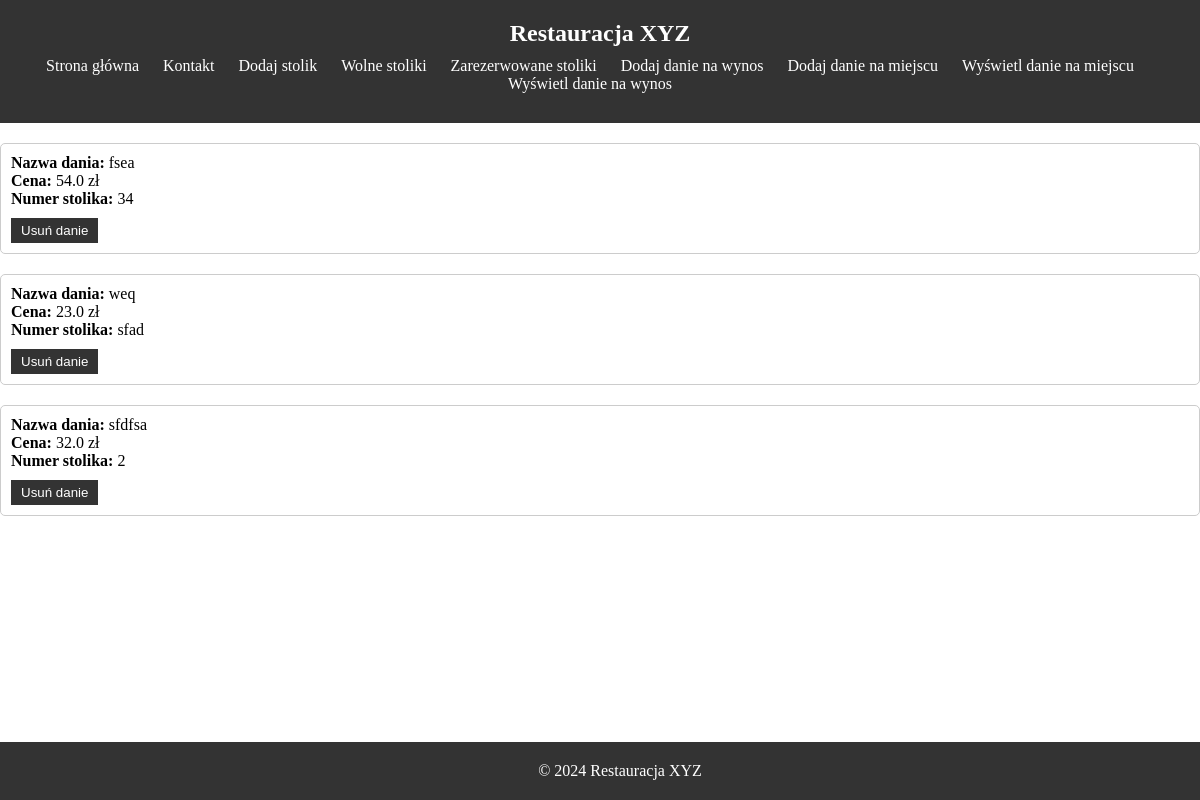
The page /wyswietl_na_miejscu on the database as committed earlier.
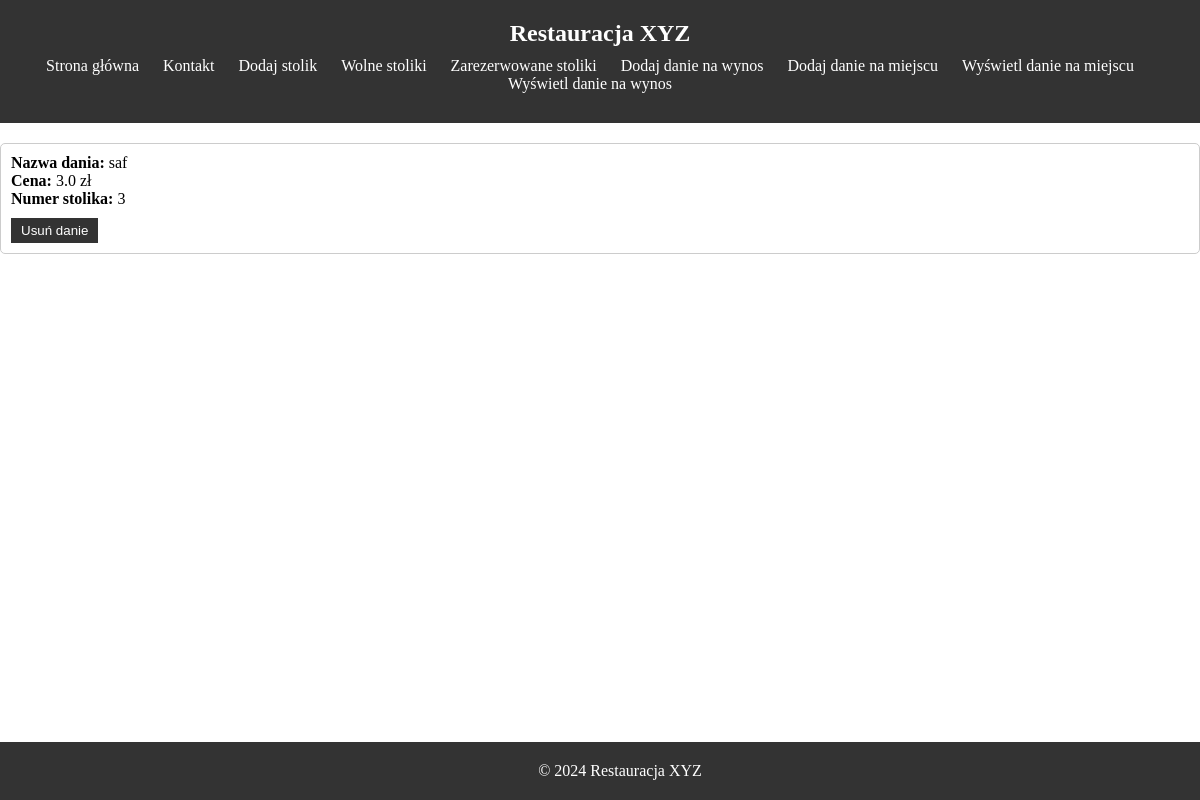
The same page on the database as committed later.
### models.py (models this page shows, shortened)
class Danie(db.Model):
    id = db.Column(db.Integer, primary_key=True)
    nazwa = db.Column(db.String(100), nullable=False)
    cena = db.Column(db.Float, nullable=False)

class NaMiejscu(Danie):
    id = db.Column(db.Integer, db.ForeignKey('danie.id'), primary_key=True)
    nr_stolika = db.Column(db.Integer)

class Danie(db.Model):
    id = db.Column(db.Integer, primary_key=True)
    nazwa = db.Column(db.String(100), nullable=False)
    cena = db.Column(db.Float, nullable=False)

### app.py (the view)
@app.route('/wyswietl_na_miejscu', methods=['GET', 'POST'])
def wyswietl_na_miejscu():
    if request.method == 'POST':
        if request.form['action'] == 'delete':
            id = request.form['danie_na_wynos_id']
            number = NaMiejscu.query.get(id)
            db.session.delete(number)
            db.session.commit()
    result = NaMiejscu.query.all()
    return render_template('wyswietl_na_miejscu.html', result=result)

### templates/wyswietl_na_miejscu.html (shortened to what this page needs)
{% extends "base.html" %}
{% block content %}
    {% for danie_na_wynos in result %}
        <div style="margin-top: 20px; padding: 10px; border: 1px solid #ccc; border-radius: 5px;">
            <p><strong>Nazwa dania:</strong> {{ danie_na_wynos.nazwa }}</p>
            <p><strong>Cena:</strong> {{ danie_na_wynos.cena }} zł</p>
            <p><strong>Numer stolika:</strong> {{ danie_na_wynos.nr_stolika }}</p>
            <form action="{{ url_for('wyswietl_na_miejscu') }}" method="post" style="margin-top: 10px;">
                <input type="submit" value="Usuń danie" style="padding: 5px 10px; background-color: #333; color: #fff; border: none; cursor: pointer;">
            </form>
        </div>
    {% endfor %}
{% endblock %}

Rows that differ between the two databases and show on the page:
removed NaMiejscu: nazwa "fsea", cena "54.0", nr_stolika "34"
removed NaMiejscu: nazwa "weq", cena "23.0", nr_stolika "sfad"
removed NaMiejscu: nazwa "sfdfsa", cena "32.0", nr_stolika "2"
added NaMiejscu: nazwa "saf", cena "3.0", nr_stolika "3"
